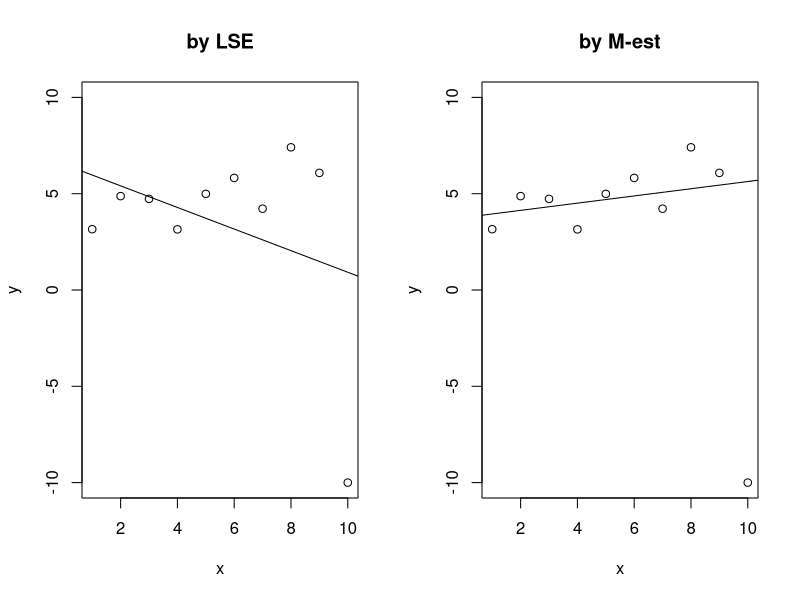
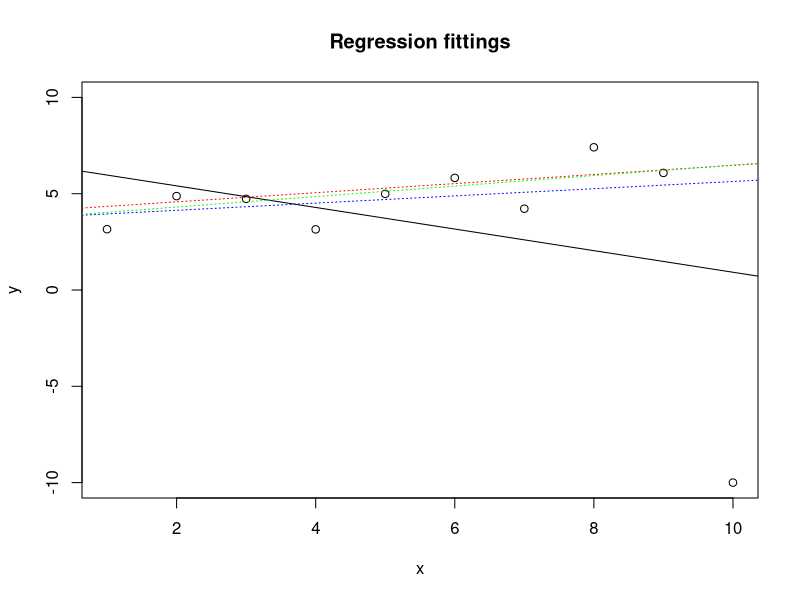
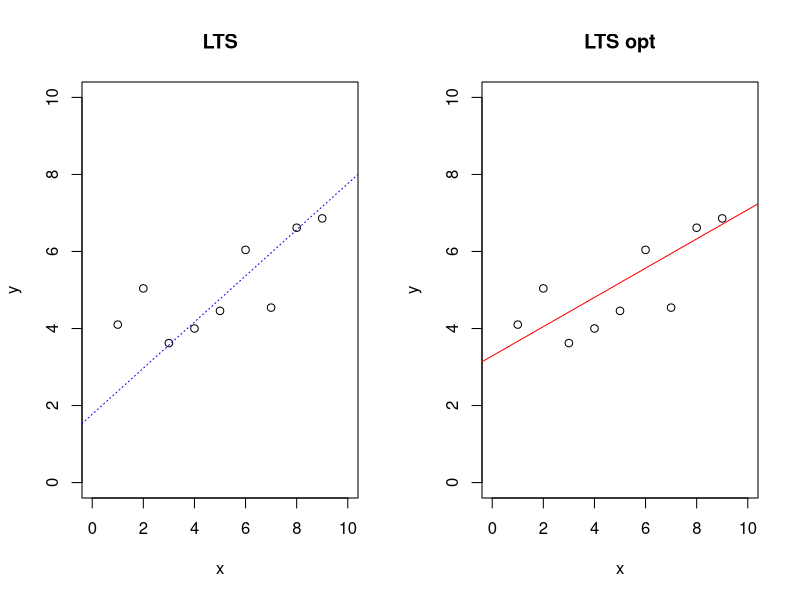

Generate these figures, in order, with R: (Note: this script raises an error after producing the figures.)
library(MASS)

set.seed(1234567)

x <- seq(1,10)
y <- 2.5 + 0.5 *  x + rnorm(10,0,1)
y[10] <- -10

# 최고제곱 회귀모형 적합
m0 <- lm(y~x)

# 후버의 M 추정 회귀모형 적합
m1 <- rlm(y~x)

# LMS 회귀모형 적합
m2 <- lqs(y~x, method = 'lms')

# LTS 회귀모형 적합
m3 <- lqs(y~x, method = 'lts')

# LSE vs M-est
par(mfrow = c(1,2))
plot(y~x, ylim = c(-10,10), main = 'by LSE')
abline(m0$coefficients)

plot(y~x, ylim = c(-10,10), main = 'by M-est')
abline(m1$coefficients)

# work 1
par(mfrow = c(1,1))
plot(y~x, ylim = c(-10,10), main = 'Regression fittings')
abline(m0$coefficients)
abline(m1$coefficients, col = 'blue', lty = 3)
abline(m2$coefficients, col = 'red', lty = 3)
abline(m3$coefficients, col = 'green', lty = 3)

# work 2
x <- seq(1,10)
y <- 2.5 + 0.5 *  x + rnorm(10,0,1)
y[10] <- -100
x[10] <- 100

par(mfrow = c(1,2))
m2a <- lqs(y~x, method = 'lts')
m2b <- lqs(y~x, method = 'lts', quantile = 8)

plot(y~x, xlim = c(0,10), ylim = c(0,10), main = 'LTS')
abline(m2a$coefficients, lty = 'dotted', col = 'blue')

plot(y~x, xlim = c(0,10), ylim = c(0,10), main = 'LTS opt')
abline(m2b$coefficients, col = 'red')

# work 3
data("stackloss")
str(stackloss)
stackloss

# 최소제곱
m1 <- lm(stack.loss~Air.Flow + Water.Temp + Acid.Conc.)

# 로버스트 회귀직선
m2 <- rlm(stack.loss~Air.Flow + Water.Temp + Acid.Conc.)

# LMS
m3 <- lqs(stack.loss~Air.Flow + Water.Temp + Acid.Conc., method = 'lms')

# LTS
m4 <- lqs(stack.loss~Air.Flow + Water.Temp + Acid.Conc., method = 'lts', quantile = 16)

# 회귀계수 비교
m1$coefficients
m2$coefficients
m3$coefficients
m4$coefficients

# 잔차 비교
par(mfrow = c(1,1))
boxplot(m1$residuals, m2$residuals, m3$residuals, m4$residuals, 
        ylab = 'residuals', xlab = 'LS-M-LMS-LTS Regression')

# 잔차 이상치 제거 후 회귀직선 추정
m5 <- lm(stack.loss~Air.Flow + Water.Temp + Acid.Conc., data = stackloss[abs(m4$residuals) < 4,])
summary(m5)
